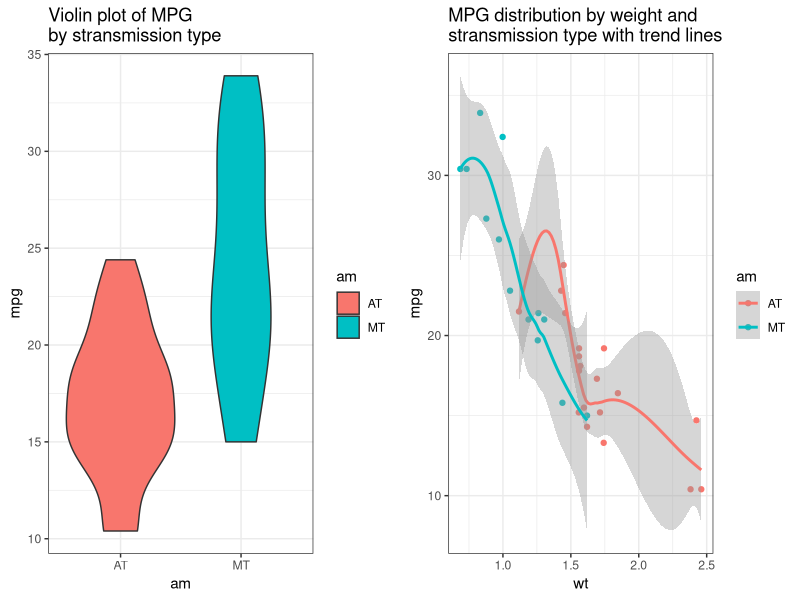

Generate this figure with R: (Note: this script raises an error after producing the figure.)
## ---- chunk 1
knitr::opts_chunk$set(
	cache = TRUE,
	echo = TRUE
)
## ---- chunk 2
require(datasets)
require(ggplot2)
require(dplyr)
require(gridExtra)
data(mtcars)
head(mtcars)
## ---- chunk 3
# convert weight to metric t
mtcars <- mtcars %>% 
    mutate(wt = wt*0.45359237,
                            am = factor(am, levels = c(0,1), labels = c("AT","MT")),
                            cylsize = disp/cyl)
## ---- chunk 4
# exploratory analysis
summary(mtcars$mpg)

p1 <-
ggplot(mtcars, aes(y = mpg, x = am, fill = am)) + geom_violin() +
labs(title = "Violin plot of MPG \nby stransmission type")+theme_bw()

p2 <-
ggplot(mtcars, aes(x = wt, y = mpg, color = am)) +
geom_point() + geom_smooth() +
labs(title = "MPG distribution by weight and \nstransmission type with trend lines")+
    theme_bw()

grid.arrange(p1, p2, nrow = 1)
## ---- chunk 5

mt <- lm(mpg~. -cylsize, data = mtcars)
summary(mt)
anova(mt)

mt2 <- lm(mpg~disp+cyl+wt+am+cylsize, data = mtcars)
summary(mt2)
anova(mt, mt2)

mt3 <- lm(mpg~disp+cyl+wt+cylsize+am, data = mtcars)
summary(mt3)
anova(mt3,mt2)
anova(mt3)
shapiro.test(mt3$residuals)

mt4 <- lm(mpg~disp+cyl+wt+cylsize, data = mtcars)
anova(mt3,mt4)

anova(mt3,mt)
anova(mt)



mtam <- lm(mpg~am, data = mtcars)
summary(mtam)


## ---- chunk 6
mancoef <- c(mtam$coefficients[2],mt$coefficients[9],mt3$coefficients[6])
confmanlower <- c(confint(mtam)[2,1],confint(mt)[9,1],confint(mt3)[6,1])
confmanupper <- c(confint(mtam)[2,2],confint(mt)[9,2],confint(mt3)[6,2])
estimate <- c("Transmission only","Adjusted for all factors","Adjusted by best model")
coefdf <- data.frame(estimate,mancoef,confmanlower, confmanupper)
coefdf$estimate <- relevel(coefdf$estimate,"Transmission only")


p <- ggplot(coefdf, aes(x=estimate, y=mancoef, fill=estimate)) + 
  geom_bar(stat="identity", color="black") +
  geom_errorbar(aes(ymin=confmanlower, ymax=confmanupper), width=.3,
                 position=position_dodge(.9))
p+labs(title="Comparison of manual transmission impact on MPG", x="Model used", y = "Change in MPG for manual compared to AT")+
   theme_bw() 
